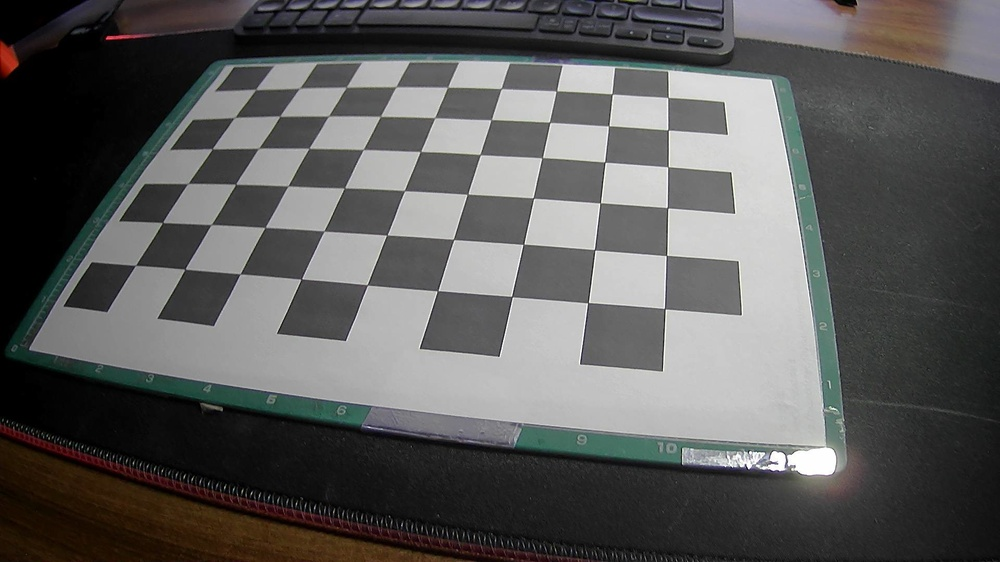
#> input picture photos/Series1_1.jpg, 1000 x 562 px, shrunk from 1920 x 1080 before the run; its folder holds only this picture in this run
$ python static_images_calibration.py
#> lines starting #> are read from the running program, lines starting #| are printed output that depends on the picture; after the words box and inside, x2 and y2 are one past the last pixel; in counts of white or black regions, pixels touching at a corner belong together; long printed decimals are rounded
import numpy as np
import glob
import cv2
import logging

# Set up logging
logging.basicConfig(level=logging.INFO, format='%(asctime)s - %(levelname)s - %(message)s')

# Log information about loading image files
logging.info('Loading list of image files...')
images_paths = glob.glob('photos/*.jpg')
logging.info("Number of found paths: " + str(len(images_paths)))

# Loop through the first 3 images
for i in range(1, 4):
    # Chessboard size constants
    CHESS_BOARD_SIZES = (9, 6)

    # Arrays for calibration
    objpoints = []
    points_array = []

    # Create 3D chessboard points
    objp = np.zeros((CHESS_BOARD_SIZES[1] * CHESS_BOARD_SIZES[0], 3), np.float32)
    objp[:, :2] = np.mgrid[0:CHESS_BOARD_SIZES[0], 0:CHESS_BOARD_SIZES[1]].T.reshape(-1, 2)

    imgs = []

    # Loop through images
    logging.info("Starting looping in images")
    for img_path in images_paths[:i]:
        img = cv2.imread(img_path)
#> img is the input picture: shape (562, 1000, 3); mean B, G, R 89.9, 90.9, 91.1
        imgs.append(img)
        img_gray = cv2.cvtColor(img, cv2.COLOR_BGR2GRAY)
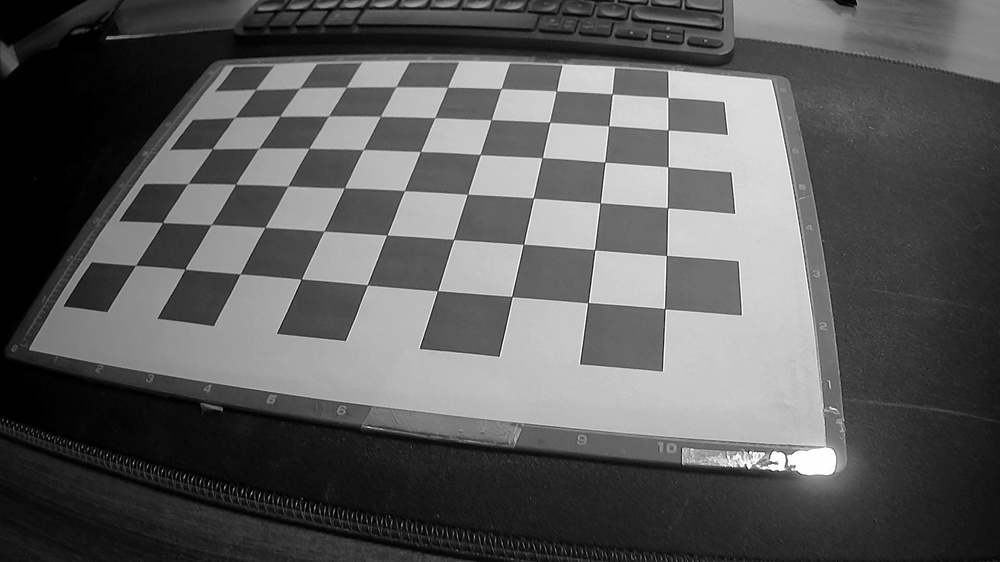
#> img_gray: shape (562, 1000); min 0, max 255, mean 90.8

        # Find chessboard corners
        ret, corners = cv2.findChessboardCorners(img_gray, CHESS_BOARD_SIZES, None)
#> ret = True; corners = 54 rows, first 8: [255.8, 89.34], [299.5, 88.22], [346.2, 87.08], [396, 86.74], [447.7, 87.2], [501.3, 88.47], [556.4, 91.11], [612.1, 93.97]
        logging.info("Chessboard Corners found" if ret else "No chessboard Corners found")

        if ret:
            objpoints.append(objp)

            # Refine corner positions
            corners_subpix = cv2.cornerSubPix(img_gray, corners, (11, 11), (-1, -1),
                                             (cv2.TERM_CRITERIA_EPS + cv2.TERM_CRITERIA_MAX_ITER, 30, 0.001))
#> corners_subpix = 54 rows, first 8: [255.6, 89.43], [299.5, 88.26], [346.3, 87.16], [395.7, 86.74], [447.5, 87.2], [501.2, 88.59], [556.4, 90.77], [612.1, 93.98]
            points_array.append(corners_subpix)

            # Draw chessboard corners on the image
            cv2.drawChessboardCorners(img, CHESS_BOARD_SIZES, corners_subpix, ret)
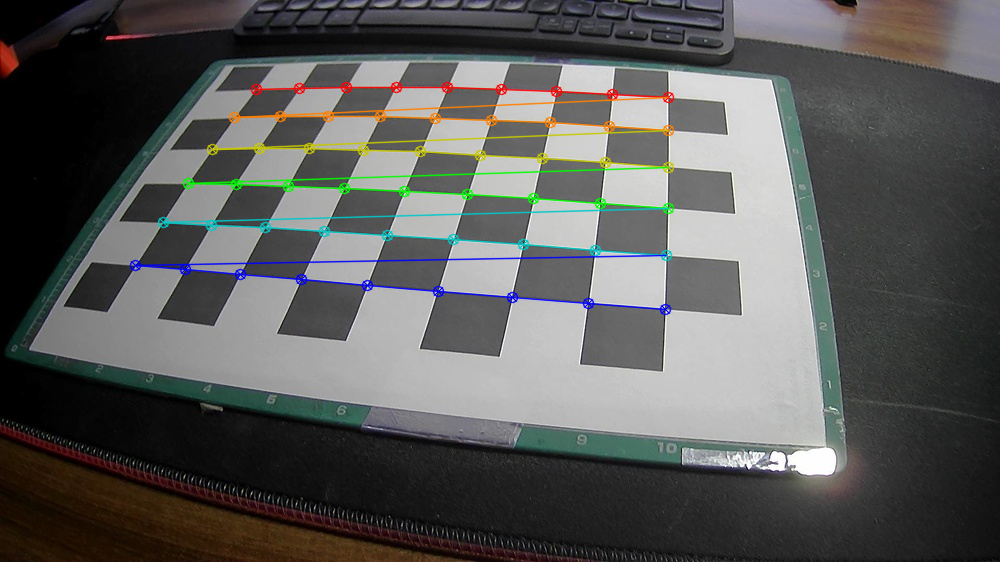
#> img: shape (562, 1000, 3); 3.46% of pixels changed, all inside (x1, y1, x2, y2) = (129, 81, 675, 316)
            cv2.imshow('img', img)
            cv2.waitKey(0)

    cv2.destroyAllWindows()

    if len(points_array) > 0:
        logging.info("Start camera calibration")

        # Perform camera calibration
        ret, mtx, dist, rvecs, tvecs = cv2.calibrateCamera(objpoints, points_array, img_gray.shape[::-1], None, None)
#> ret = 0.332; mtx = [[655.6, 0, 509.3], [0, 597.8, 311.7], [0, 0, 1]]; dist = [[-0.182, -0.306, -0.00684, -0.00792, 0.437]]; rvecs = ([-0.598, 0.122, 0.137],); tvecs = ([-5.05, -4.86, 12.29],)

        # Save calibration parameters to a file
        with open('parameters.txt', 'w') as file:
            file.write("RET" + '\n' + str(ret) + '\n' + "MTX" + '\n' + str(mtx) + '\n' + "DIST" + '\n' + str(dist) + '\n' +
                       'RVECS' + '\n' + str(rvecs) + '\n' + "TVECS" + '\n' + str(tvecs))

        print("Successful calibration")
    else:
        print("There are no valid calibration points. ERROR.")

    # Get optimal new camera matrix and region of interest
    h, w = img.shape[:2]
#> h = 562; w = 1000
    newcameramtx, roi = cv2.getOptimalNewCameraMatrix(mtx, dist, (w, h), 1, (w, h))
#> newcameramtx = [[574.4, 0, 497.8], [0, 518.1, 305.6], [0, 0, 1]]; roi = (20, 18, 960, 516)

    # Undistort the first image
    mapx, mapy = cv2.initUndistortRectifyMap(mtx, dist, None, newcameramtx, (w, h), 5)
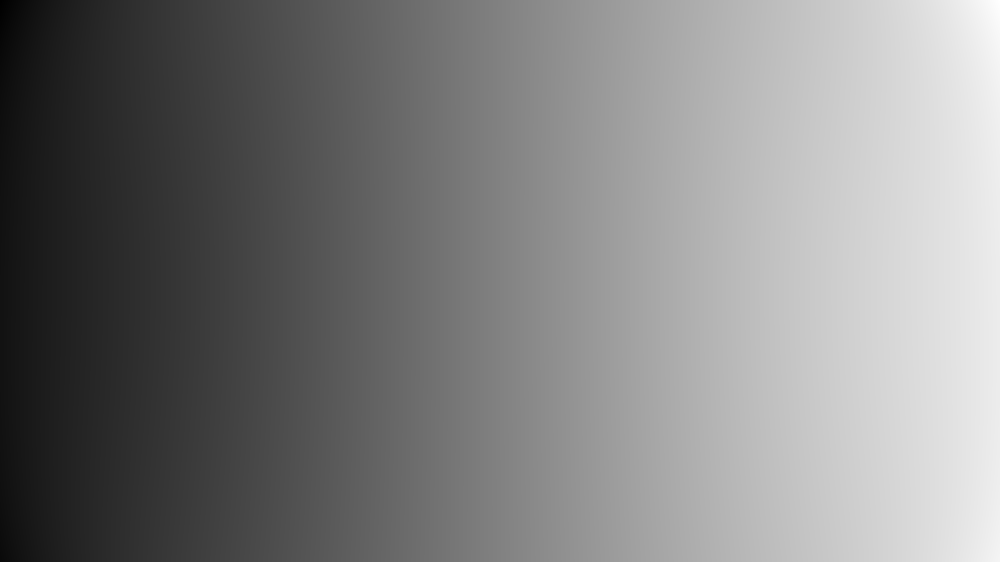
#> mapx: shape (562, 1000) float32; min -83.22, max 1082.9, mean 506.6; drawn with min black and max white
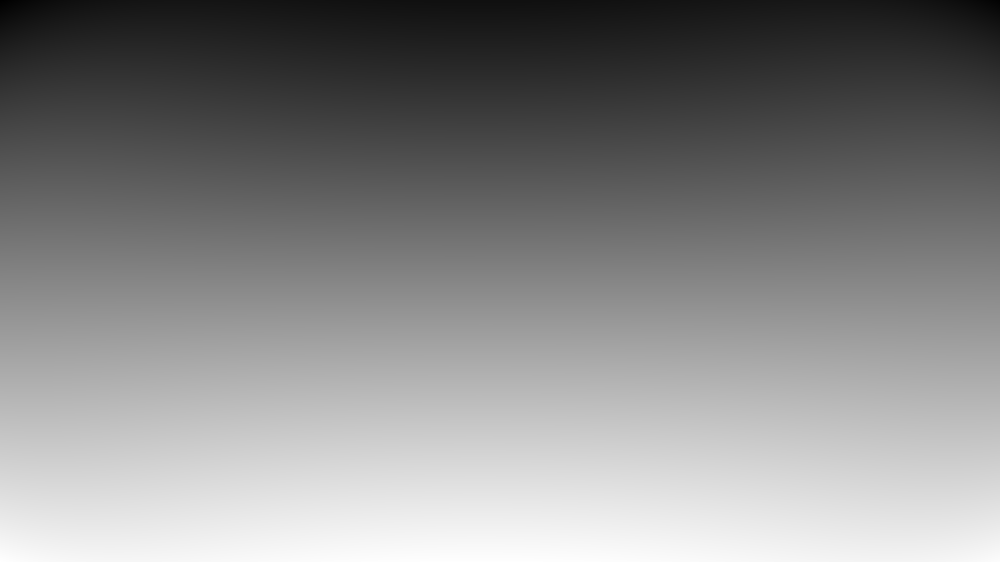
#> mapy: shape (562, 1000) float32; min -56.98, max 588.6, mean 283.2; drawn with min black and max white
    dst = cv2.remap(imgs[0], mapx, mapy, cv2.INTER_LINEAR)
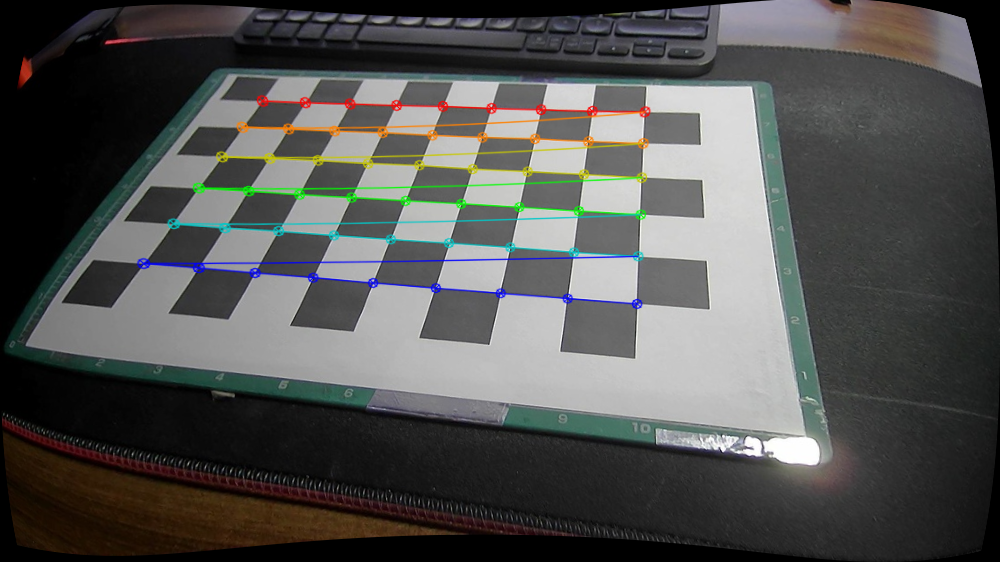
#> dst: shape (562, 1000, 3); mean of channels 0, 1, 2 81.4, 83.1, 82.8; drawn as B, G, R

    # Crop the image based on the region of interest
    x, y, w, h = roi
#> x = 20; y = 18; w = 960; h = 516
    dst = dst[y:y+h, x:x+w]
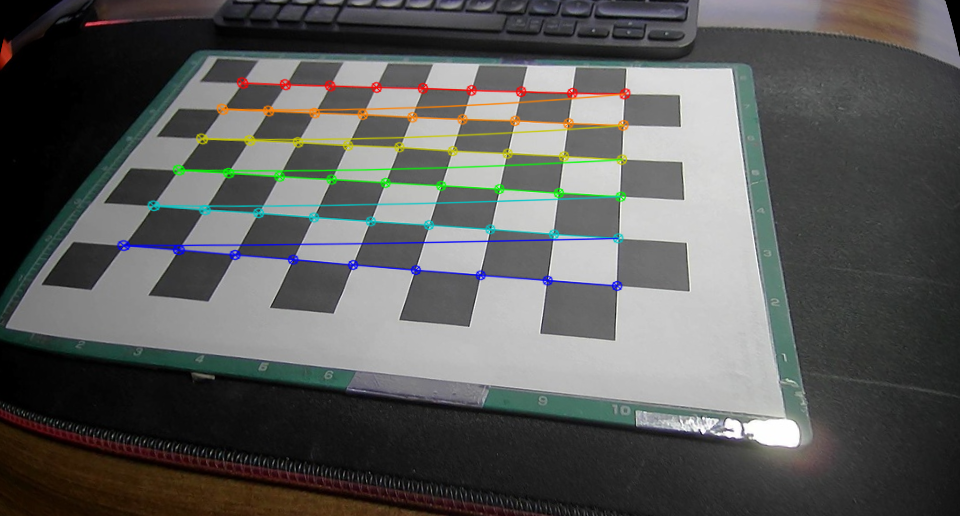
#> dst: shape (516, 960, 3); mean of channels 0, 1, 2 89.8, 91.6, 90.9; drawn as B, G, R
    cv2.imshow('Undistorted', dst)
    cv2.waitKey(0)
    cv2.destroyAllWindows()

    # Save the undistorted result
    cv2.imwrite('UndistortedResult.jpg', dst)

    # Calculate and log the mean reprojection error
    mean_error = 0
    for i in range(len(objpoints)):
        imgpoints2, _ = cv2.projectPoints(objpoints[i], rvecs[i], tvecs[i], mtx, dist)
        error = cv2.norm(points_array[i], imgpoints2, cv2.NORM_L2) / len(imgpoints2)
        mean_error += error
#> this loop made 1 pass
#> (error, mean_error) on pass 1: (0.0451, 0.0451)
#> after the loop, mean_error = 0.0451

    print("Total mean reprojection error: {}".format(mean_error / len(objpoints)))
#| Total mean reprojection error: 0.04512

    # Append the error to the parameters file
    with open('parameters.txt', 'a') as file:
        file.write('\n' + "ERROR" + '\n' + str(mean_error / len(objpoints)))
